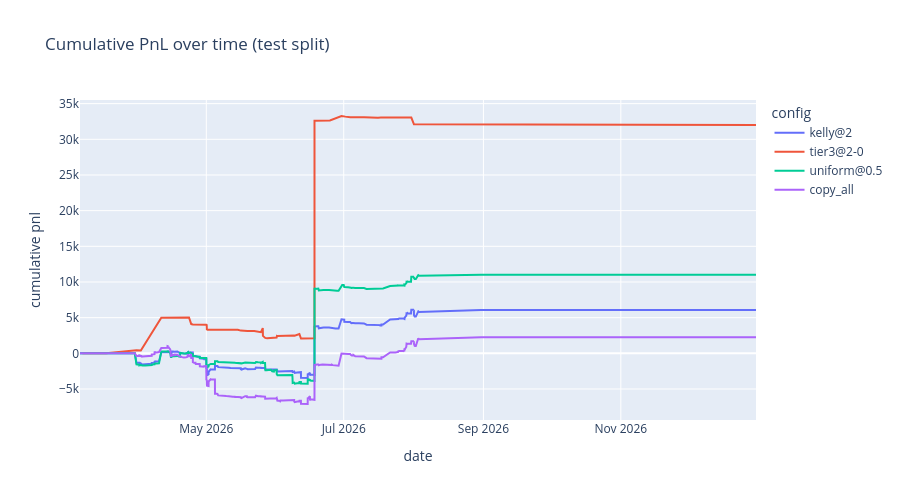

The cell this chart's notebook holds for it:
### Markdown cell above
## Cumulative PnL by variant

Total pnl per simulation config, summed across all splits, shown as a bar chart.

### Code cell
import plotly.graph_objects as go

cum_pnl = (
    sim_df.groupby(["scheme", "config"], as_index=False)["pnl"].sum()
    .sort_values("pnl", ascending=False)
)
print("Cumulative pnl by variant (sum over splits):")
for _, r in cum_pnl.iterrows():
    print(f"  {r['scheme']:10s}  {r['config']:>22s}  pnl={r['pnl']:>14,.2f}")

fig = go.Figure()
for key, (name, _params, _val_sharpe) in best_per_scheme.items():
    alpha_map = schemes[name][1]
    res = run_sim(splits["test"], alpha_map, COST_SEL)
    daily = res["daily_pnl"].sort_index()
    cum = daily.cumsum()
    fig.add_trace(
        go.Scatter(
            x=cum.index,
            y=cum.values,
            mode="lines",
            name=name,
            hovertemplate="%{x|%Y-%m-%d}<br>pnl=%{y:,.2f}<extra>%{fullData.name}</extra>",
        )
    )
fig.update_layout(
    title="Cumulative PnL over time (test split)",
    xaxis_title="date",
    yaxis_title="cumulative pnl",
    height=500,
    legend_title="config",
)
fig.show()

### Figure 1 — Plotly figure (JSON) as saved in the notebook; plotly's stock layout.template omitted (floating-point values rounded to 4 significant figures; data arrays with more than 128 entries replaced by an {"elided": "..."} marker saying what was removed)
{"data": [{"hovertemplate": "%{x|%Y-%m-%d}<br>pnl=%{y:,.2f}<extra>%{fullData.name}</extra>", "mode": "lines", "name": "kelly@2", "type": "scatter", "x": {"elided": "723 str values"}, "y": {"elided": "723 float values"}}, {"hovertemplate": "%{x|%Y-%m-%d}<br>pnl=%{y:,.2f}<extra>%{fullData.name}</extra>", "mode": "lines", "name": "tier3@2-0", "type": "scatter", "x": ["2026-03-07T00:00:00+00:00", "2026-03-10T00:00:00+00:00", "2026-03-17T12:20:09+00:00", "2026-03-31T00:00:00+00:00", "2026-03-31T15:25:41+00:00", "2026-03-31T15:38:33+00:00", "2026-04-01T00:16:23+00:00", "2026-04-01T03:47:45+00:00", "2026-04-01T04:01:39+00:00", "2026-04-01T04:16:55+00:00", "2026-04-01T04:29:31+00:00", "2026-04-01T04:51:25+00:00", "2026-04-01T06:49:31+00:00", "2026-04-01T14:27:09+00:00", "2026-04-01T20:12:39+00:00", "2026-04-01T22:33:07+00:00", "2026-04-11T00:30:01+00:00", "2026-04-13T07:56:11+00:00", "2026-04-15T00:00:00+00:00", "2026-04-15T06:36:16+00:00", "2026-04-16T07:46:30+00:00", "2026-04-19T07:47:22+00:00", "2026-04-22T06:54:38+00:00", "2026-04-23T07:30:44+00:00", "2026-04-24T07:20:24+00:00", "2026-04-25T00:31:08+00:00", "2026-04-25T00:43:38+00:00", "2026-05-01T00:34:10+00:00", "2026-05-01T04:19:12+00:00", "2026-05-01T05:49:50+00:00", "2026-05-01T06:14:40+00:00", "2026-05-01T13:42:34+00:00", "2026-05-08T07:29:16+00:00", "2026-05-08T12:46:33+00:00", "2026-05-08T17:28:31+00:00", "2026-05-08T18:03:19+00:00", "2026-05-09T16:23:38+00:00", "2026-05-09T16:24:10+00:00", "2026-05-09T20:49:30+00:00", "2026-05-10T22:46:16+00:00", "2026-05-15T00:00:00+00:00", "2026-05-16T07:17:38+00:00", "2026-05-19T06:55:51+00:00", "2026-05-20T07:35:51+00:00", "2026-05-22T06:11:42+00:00", "2026-05-25T05:46:28+00:00", "2026-05-25T06:21:56+00:00", "2026-05-26T01:31:17+00:00", "2026-05-26T03:18:03+00:00", "2026-05-27T03:19:19+00:00", "2026-05-28T00:00:00+00:00", "2026-05-29T16:57:54+00:00", "2026-05-31T00:00:00+00:00", "2026-06-01T03:20:25+00:00", "2026-06-01T04:49:17+00:00", "2026-06-01T06:15:23+00:00", "2026-06-01T06:39:32+00:00", "2026-06-01T08:42:18+00:00", "2026-06-01T12:25:01+00:00", "2026-06-09T00:24:34+00:00", "2026-06-09T05:38:21+00:00", "2026-06-11T07:32:15+00:00", "2026-06-12T00:32:16+00:00", "2026-06-12T11:31:25+00:00", "2026-06-13T06:51:46+00:00", "2026-06-14T02:57:27+00:00", "2026-06-15T00:00:00+00:00", "2026-06-15T11:43:15+00:00", "2026-06-15T17:12:10+00:00", "2026-06-16T00:32:48+00:00", "2026-06-16T04:03:51+00:00", "2026-06-18T00:30:02+00:00", "2026-06-18T00:31:07+00:00", "2026-06-22T00:00:00+00:00", "2026-06-24T21:03:08+00:00", "2026-06-30T00:00:00+00:00", "2026-07-01T00:17:22+00:00", "2026-07-01T02:29:07+00:00", "2026-07-01T17:00:22+00:00", "2026-07-03T21:40:26+00:00", "2026-07-09T00:19:50+00:00", "2026-07-09T01:37:13+00:00", "2026-07-10T00:00:00+00:00", "2026-07-16T05:13:01+00:00", "2026-07-16T05:13:02+00:00", "2026-07-17T01:37:28+00:00", "2026-07-17T02:21:54+00:00", "2026-07-17T10:49:07+00:00", "2026-07-27T15:22:16+00:00", "2026-07-31T00:00:00+00:00", "2026-08-01T04:05:53+00:00", "2026-08-01T04:13:02+00:00", "2026-08-01T05:17:02+00:00", "2026-11-02T00:00:00+00:00", "2026-12-31T00:00:00+00:00"], "y": [-5.257e-13, -5.041e-13, -3.177e-13, 419.7, 421.7, 421.7, 421.7, 421.7, 421.7, 421.7, 421.7, 421.7, 400.3, 400.3, 400.3, 400.6, 4989.0, 4985.0, 5033.0, 5017.0, 5017.0, 5003.0, 5003.0, 5025.0, 4100.0, 4104.0, 4036.0, 4003.0, 3973.0, 3362.0, 3378.0, 3321.0, 3321.0, 3317.0, 3317.0, 3317.0, 3317.0, 3315.0, 3315.0, 3311.0, 3311.0, 3186.0, 3143.0, 3143.0, 3128.0, 2966.0, 2966.0, 3542.0, 2445.0, 2159.0, 2111.0, 2111.0, 2132.0, 2185.0, 2205.0, 2313.0, 2302.0, 2437.0, 2414.0, 2484.0, 2469.0, 2706.0, 2081.0, 2081.0, 2081.0, 2081.0, 2085.0, 2085.0, 2085.0, 2085.0, 2107.0, 2107.0, 32610.0, 32640.0, 32640.0, 33270.0, 33200.0, 33200.0, 33180.0, 33110.0, 33130.0, 33130.0, 33090.0, 33030.0, 33020.0, 33040.0, 33050.0, 33050.0, 33050.0, 33040.0, 32090.0, 32100.0, 32100.0, 32100.0, 32010.0]}, {"hovertemplate": "%{x|%Y-%m-%d}<br>pnl=%{y:,.2f}<extra>%{fullData.name}</extra>", "mode": "lines", "name": "uniform@0.5", "type": "scatter", "x": {"elided": "732 str values"}, "y": {"elided": "732 float values"}}, {"hovertemplate": "%{x|%Y-%m-%d}<br>pnl=%{y:,.2f}<extra>%{fullData.name}</extra>", "mode": "lines", "name": "copy_all", "type": "scatter", "x": {"elided": "724 str values"}, "y": {"elided": "724 float values"}}], "layout": {"height": 500, "legend": {"title": {"text": "config"}}, "title": {"text": "Cumulative PnL over time (test split)"}, "xaxis": {"title": {"text": "date"}}, "yaxis": {"title": {"text": "cumulative pnl"}}}}
